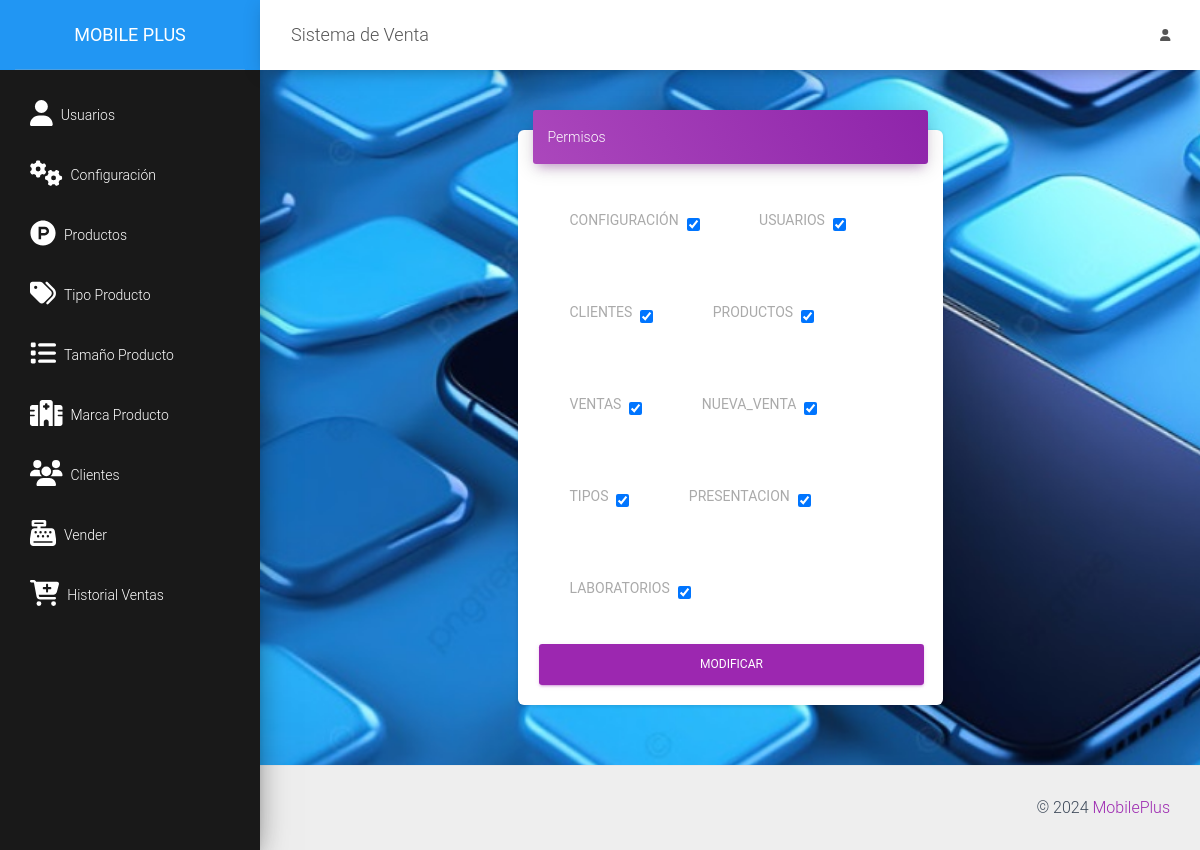
The page /src/rol.php?id=1 (signed in) on the database its author committed.
### tables this page shows
CREATE TABLE `permisos` (
  `id` int(11) NOT NULL,
  `nombre` varchar(30) NOT NULL
);

### src/rol.php (the view, shortened to what this page needs)
<?php
require_once "../conexion.php";
$id = $_GET['id'];
$sqlpermisos = mysqli_query($conexion, "SELECT * FROM permisos");
$consulta = mysqli_query($conexion, "SELECT * FROM detalle_permisos WHERE id_usuario = $id");
$datos = array();
foreach ($consulta as $asignado) {
    $datos[$asignado['id_permiso']] = true;
}
include_once "includes/header.php";
?>
<div class="row">
    <div class="col-md-6 mx-auto">
        <div class="card shadow-lg">
            <div class="card-header card-header-primary">
                Permisos
            </div>
            <div class="card-body">
                <form method="post" action="">
                    <?php while ($row = mysqli_fetch_assoc($sqlpermisos)) { ?>
                        <div class="form-check form-check-inline m-4">
                            <label for="permisos" class="p-2 text-uppercase"><?php echo $row['nombre']; ?></label>
                            <input id="permisos" type="checkbox" name="permisos[]" value="<?php echo $row['id']; ?>" <?php
                                                                                                                        if (isset($datos[$row['id']])) {
                                                                                                                            echo "checked";
                                                                                                                        }
                                                                                                                        ?>>
                        </div>
                    <?php } ?>
                    <br>
                    <button class="btn btn-primary btn-block" type="submit">Modificar</button>
                </form>
            </div>
        </div>
    </div>
</div>
<?php include_once "includes/footer.php"; ?>

### rows shown on the page
permisos: nombre "CONFIGURACIÓN", id "☑"
permisos: nombre "USUARIOS", id "☑"
permisos: nombre "CLIENTES", id "☑"
permisos: nombre "PRODUCTOS", id "☑"
permisos: nombre "VENTAS", id "☑"
permisos: nombre "NUEVA_VENTA", id "☑"
permisos: nombre "TIPOS", id "☑"
permisos: nombre "PRESENTACION", id "☑"
permisos: nombre "LABORATORIOS", id "☑"
